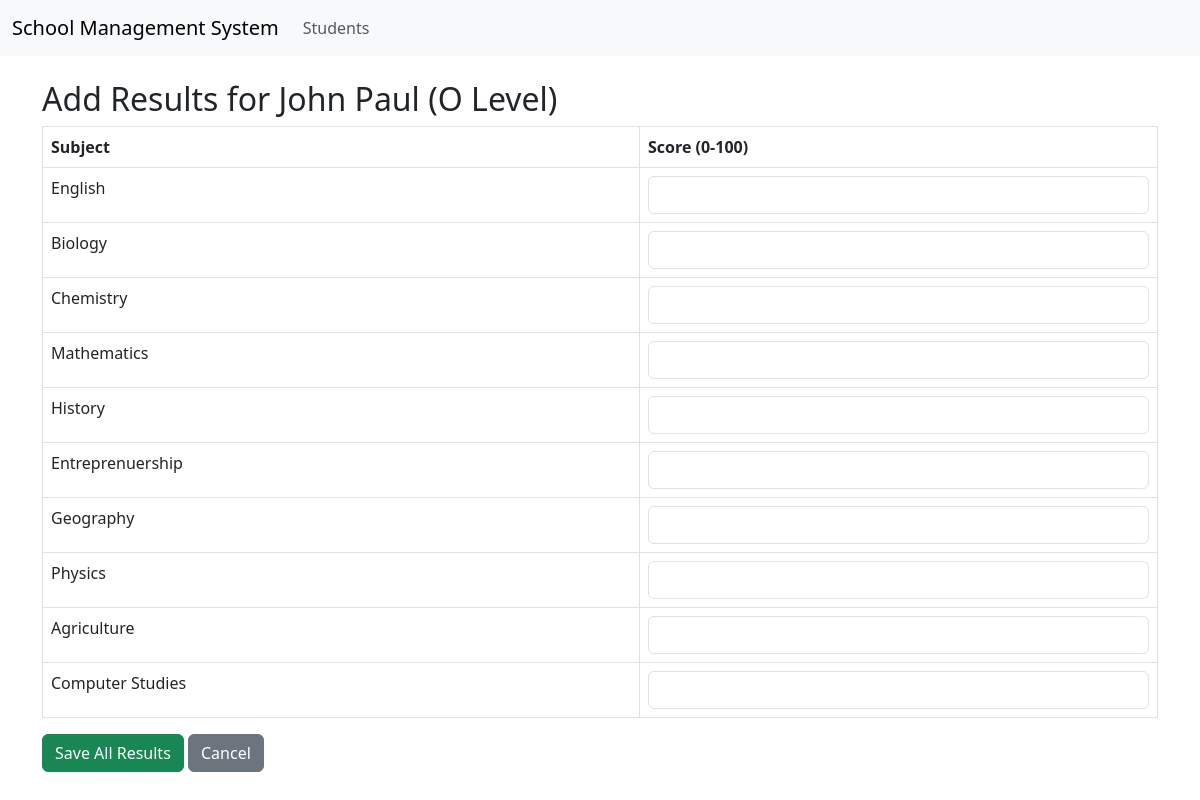
The page /students/2/add_result/ on the database its author committed.
### school/models.py (models this page shows, shortened)
class Student(models.Model):
    student_id = models.CharField(max_length=20, unique=True)
    name = models.CharField(max_length=100)
    level = models.CharField(max_length=1, choices=[('O', 'O Level'), ('A', 'A Level')])
    class_year = models.CharField(max_length=2, choices=CLASS_YEARS)
    combination = models.CharField(max_length=50, blank=True, null=True)
    subjects = models.ManyToManyField(Subject, blank=True)

class Subject(models.Model):
    name = models.CharField(max_length=100)
    level = models.CharField(max_length=1, choices=[('O', 'O Level'), ('A', 'A Level')])
    is_subsidiary = models.BooleanField(default=False)  # New field for GP, Sub Maths, Sub ICT

### school/views.py (the view)
# urls.py: path('students/<int:pk>/add_result/', add_result, name='add_result'),
def add_result(request, pk):
    student = get_object_or_404(Student, pk=pk)
    assigned_subjects = student.subjects.all()
    if request.method == 'POST':
        formset = ResultFormSet(request.POST, initial=[
            {'subject': subject} for subject in assigned_subjects
        ])
        if formset.is_valid():
            for form in formset:
                if form.cleaned_data:
                    Result.objects.update_or_create(
                        student=student,
                        subject=form.cleaned_data['subject'],
                        defaults={'score': form.cleaned_data['score']}
                    )
            return redirect('student_detail', pk=student.pk)
    else:
        formset = ResultFormSet(initial=[
            {'subject': subject} for subject in assigned_subjects
        ])
    return render(request, 'school/add_result.html', {
        'formset': formset,
        'student': student,
        'assigned_subjects': assigned_subjects
    })

### school/templates/school/add_result.html (shortened to what this page needs)
{% extends 'school/base.html' %}
{% block content %}
<h2>Add Results for {{ student.name }} ({{ student.get_level_display }})</h2>
{% if assigned_subjects %}
<form method="post">
    <table class="table table-bordered">
        <thead>
            <tr>
                <th>Subject</th>
                <th>Score (0-100)</th>
            </tr>
        </thead>
        <tbody>
            {% for form in formset %}
            <tr>
                <td>{{ form.initial.subject.name }}</td>
                <td>
                    {{ form.score }}
                </td>
            </tr>
            {% endfor %}
        </tbody>
    </table>
    <button type="submit" class="btn btn-success">Save All Results</button>
    <a href="{% url 'student_detail' student.pk %}" class="btn btn-secondary">Cancel</a>
</form>
{% else %}
<p>No subjects assigned to {{ student.name }}. Please assign subjects first.</p>
<a href="{% url 'assign_subjects' student.pk %}" class="btn btn-primary">Assign Subjects</a>
{% endif %}
{% endblock %}

### rows shown on the page
Student: name "John Paul", level "O Level"
Subject: initial.subject.name "English"
Subject: initial.subject.name "Biology"
Subject: initial.subject.name "Chemistry"
Subject: initial.subject.name "Mathematics"
Subject: initial.subject.name "History"
Subject: initial.subject.name "Entreprenuership"
Subject: initial.subject.name "Geography"
Subject: initial.subject.name "Physics"
Subject: initial.subject.name "Agriculture"
Subject: initial.subject.name "Computer Studies"
